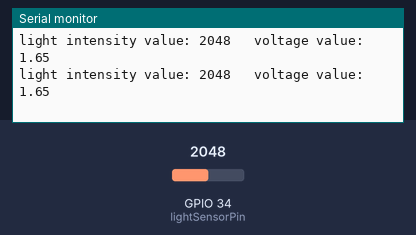
Bench run of a sketch on a simulated ESP32. On the bench: the last lines printed to the serial monitor. The inputs (shaded band) are chosen by the test bench; at power-on: GPIO 34 (lightSensorPin) = 2048.

Above: at 1.3 s.
1.4 s: GPIO 34 (lightSensorPin) set to 2866
At 1.8 s:
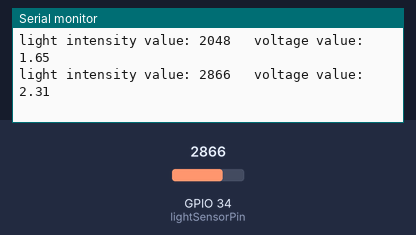
2.9 s: GPIO 34 (lightSensorPin) set to 3603
At 3.4 s:
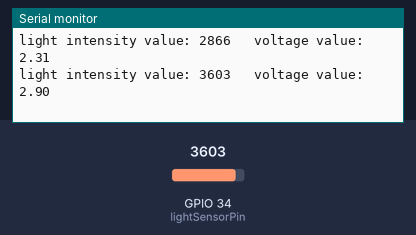
Timing chart, 0 to 5.9 s (numbered marks = the images above; inputs shaded):
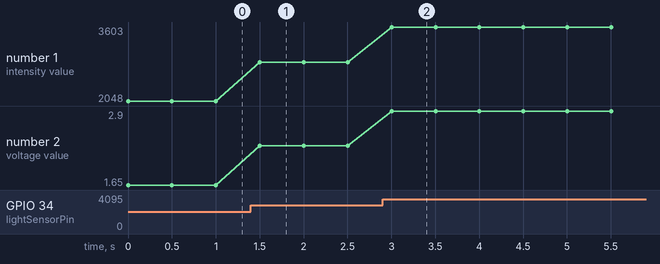

The sketch:

1_2.ino
```cpp
// Define the analog pin of the photoresistor
const int lightSensorPin = 34;

void setup() {
  // Set baud rate to 115200
  Serial.begin(115200);
}

void loop() {
  // Read the analog value of the photoresistor（0~4095）
  int sensorValue = analogRead(lightSensorPin);

  // Convert the analog value to voltage value（0~3.3V）
  float voltage = sensorValue * (3.3 / 4095.0);

  // Print the read value on the serial monitor
  Serial.print("light intensity value: ");
  Serial.print(sensorValue);
  Serial.print("\t voltage value: ");
  Serial.println(voltage);

  // Delay 500 ms to avoid too fast refreshing
  delay(500);
}
```

Measured:
- after the input at 1.4 s, the serial monitor: prints a new line after 0.10 s (image 1)
- after the input at 2.9 s, the serial monitor: prints a new line after 0.10 s (image 2)
- plotted number 1: 2048 → 2866 after the input at 1.4 s, 2866 → 3603 after the input at 2.9 s
- plotted number 2: 1.65 → 2.31 after the input at 1.4 s, 2.31 → 2.9 after the input at 2.9 s
